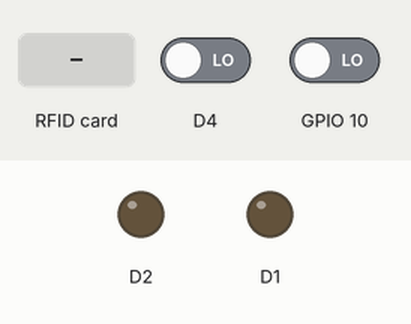
Bench run of a sketch on a simulated ESP8266 (NodeMCU). Shown: output pins drawn as LEDs (lit = HIGH). The inputs (shaded band) are chosen by the test bench; at power-on: D4 LOW, GPIO 10 LOW. What the sketch prints to the serial monitor is not drawn.

Above: at 1.2 s.
1.3 s: RFID card C6 3E 7D 2B held to the reader
At 1.8 s:
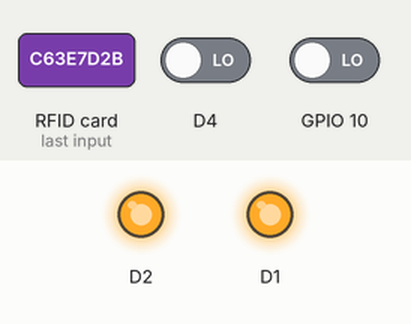
3.8 s: D4 driven HIGH
5.9 s: RFID card 5E 7A 19 C4 held to the reader
Timing chart, 0 to 8.9 s (numbered marks = the images above; inputs shaded):
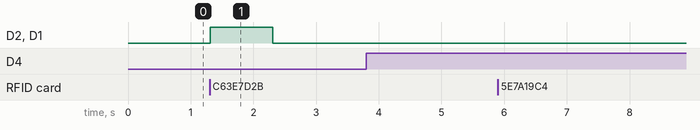

The sketch:

esp8266-RFID-RC522_NodeMCU_ReadAllSectors-doorlock.ino
```cpp
#include <SPI.h>
#include <MFRC522.h>
#define SS_PIN D8
#define RST_PIN D0
MFRC522 mfrc522(SS_PIN, RST_PIN);
void setup()
{
  Serial.begin(115200);
  SPI.begin();
  mfrc522.PCD_Init();   // آماده کردن MFRC522
  Serial.println("کارت خود را نزدیک ماژول کنید...");
  pinMode(4,OUTPUT);
  pinMode(5,OUTPUT);
  pinMode(10,INPUT);
  pinMode(2,INPUT);
  digitalWrite(4, LOW);
  digitalWrite(5, LOW);

}
void loop()
{
  if(digitalRead(10))
  {
  Serial.print("10");
  }
 if(digitalRead(2))
   Serial.print("2");
  //بررسی کارت جدید
  if ( ! mfrc522.PICC_IsNewCardPresent())
  {
    return;
  }
  // انتخاب و خواندن کارت
  if ( ! mfrc522.PICC_ReadCardSerial())
  {
    return;
  }
  //نمایش شناسه UID کارت
  Serial.print("UID tag :");
  String content = "";
  byte letter;
  for (byte i = 0; i < mfrc522.uid.size; i++)
  {
    Serial.print(mfrc522.uid.uidByte[i] < 0x10 ? " 0" : " ");
    Serial.print(mfrc522.uid.uidByte[i], HEX);
    content.concat(String(mfrc522.uid.uidByte[i] < 0x10 ? " 0" : " "));
    content.concat(String(mfrc522.uid.uidByte[i], HEX));
  }
  Serial.println();
  Serial.print("Message : ");
  content.toUpperCase();
  if (content.substring(1) == "C6 3E 7D 2B") //شناسه UID کارت خود را اینجا جایگزین کنید
  {
    Serial.println("کارت مورد تایید است.");
    digitalWrite(4, HIGH);
    digitalWrite(5, HIGH);
    delay(1000);
    digitalWrite(4, LOW);
    digitalWrite(5, LOW);
    delay(1000);
  }
  else
  {
    Serial.println(" کارت غیر مجاز");
    delay(1000);
  }
}
```

Measured:
- after the input at 1.3 s, D2, D1: LOW → HIGH at once, → LOW 1.0 s later
- after the input at 3.8 s, every drawn part: stays the same
- after the input at 5.9 s, every drawn part: stays the same
